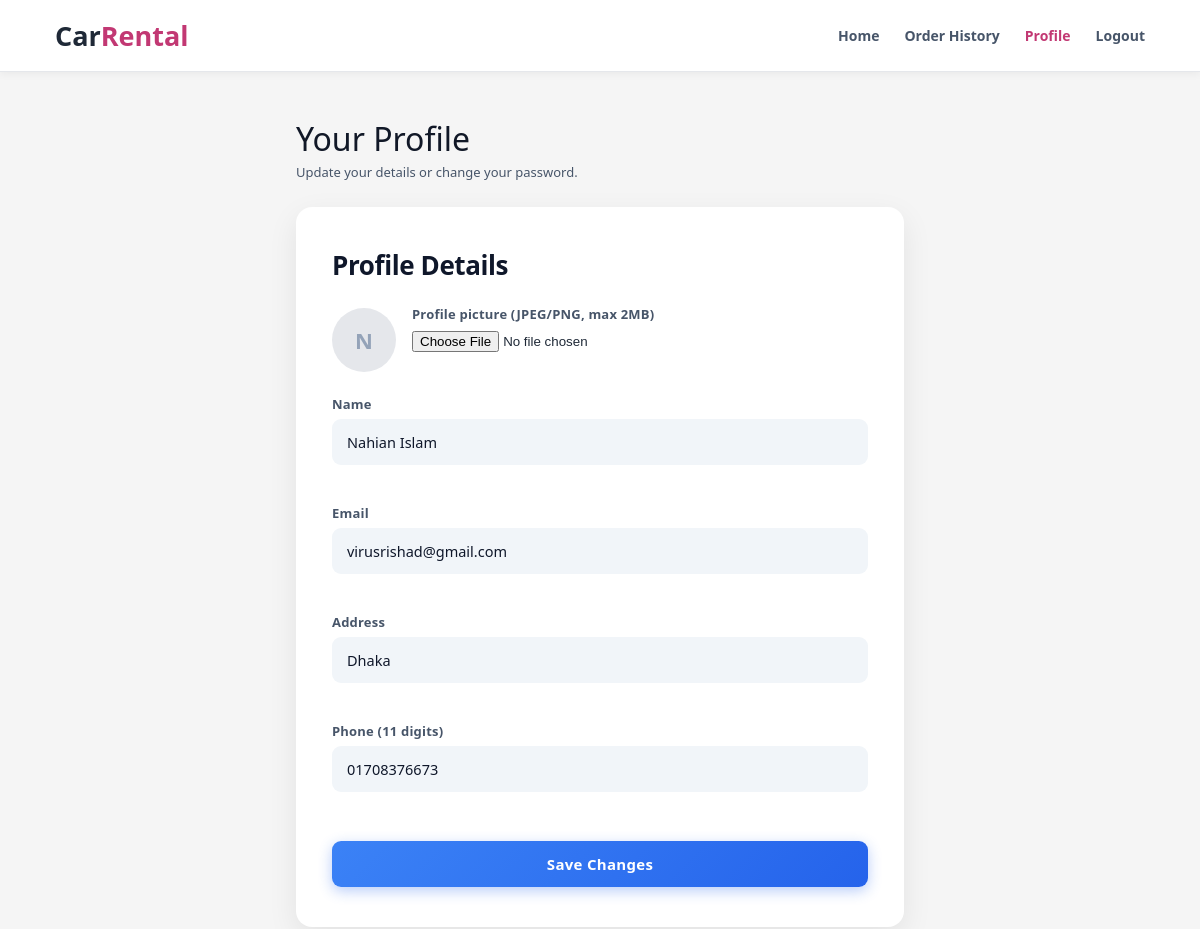
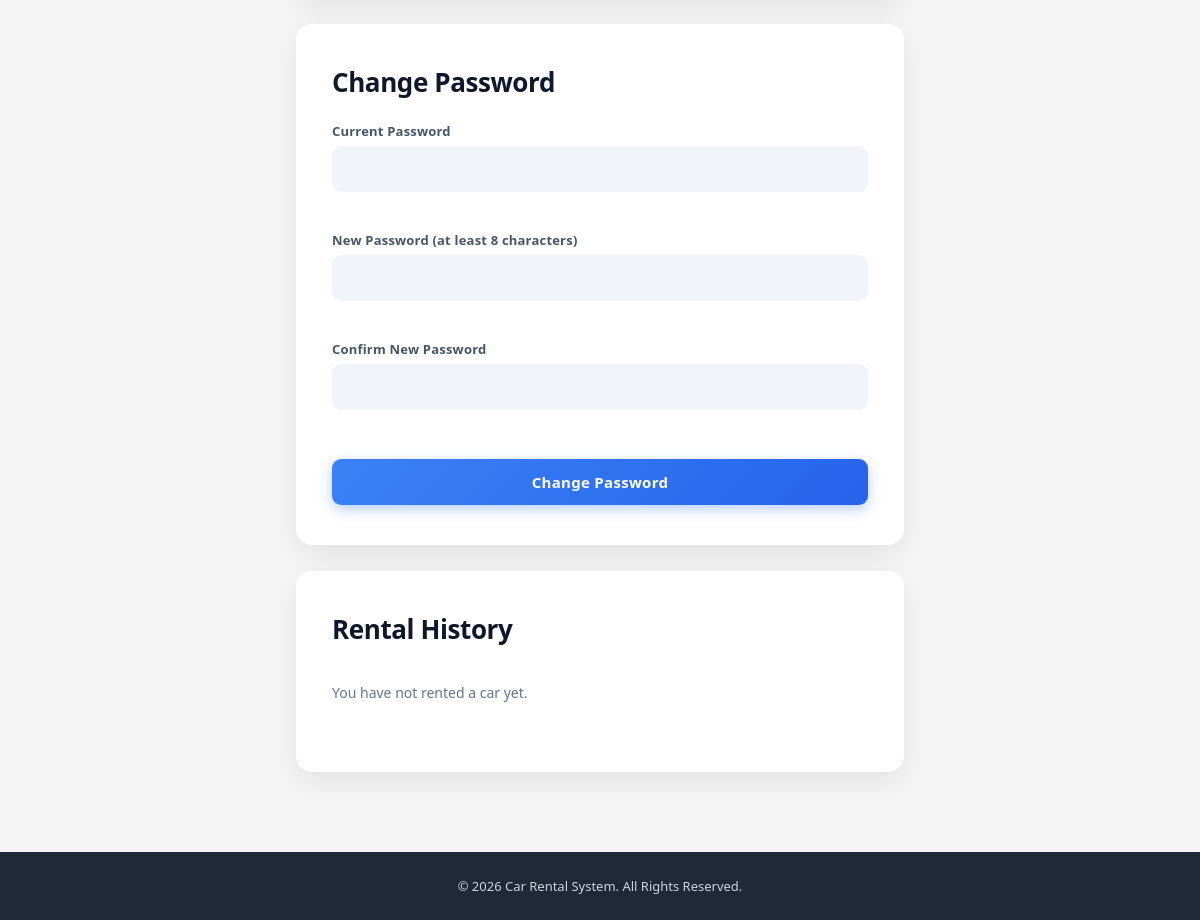
Screenshot of /views/profile.php (signed in) with the database file from the repository (2 pictures, top to bottom).
### tables this page shows
CREATE TABLE `users` (
  `id` int(10) UNSIGNED NOT NULL,
  `NAME` varchar(100) NOT NULL,
  `email` varchar(150) NOT NULL,
  `password_hash` varchar(255) NOT NULL,
  `role` enum('admin','member') NOT NULL DEFAULT 'member',
  `profile_picture` varchar(255) DEFAULT NULL,
  `address` varchar(255) DEFAULT NULL,
  `phone` varchar(20) DEFAULT NULL,
  `created_at` timestamp NOT NULL DEFAULT current_timestamp()
);

### controllers/profile_control.php (called while the page is built, shortened)
<?php
require_once __DIR__ . "/../models/db.php";
require_once __DIR__ . "/../models/session_helper.php";
$currentUser = requireLogin();
$userId      = $currentUser["id"];
$db = new mydb();
$conn = $db->openConn();
$userRow = $db->findUserById($conn, $userId);
$name = $userRow["name"];
$email = $userRow["email"];
$address = $userRow["address"] ?? "";
$phone = $userRow["phone"] ?? "";

### models/session_helper.php (called while the page is built, shortened)
<?php
require_once __DIR__ . "/db.php";
function requireLogin()
{
    $db   = new mydb();
    $conn = $db->openConn();
    $user = $db->findUserById($conn, $_SESSION["user_id"]);
    return $user;
}

### models/db.php (called while the page is built, shortened)
<?php
class mydb
{
    function findUserById($conn, $userId)
    {
        $sql = "SELECT id, NAME AS name, email, password_hash, role,
                       profile_picture, address, phone
                FROM users
                WHERE id = ?
                LIMIT 1";
        $stmt = $conn->prepare($sql);
        $stmt->bind_param("i", $userId);
        $stmt->execute();
        $result = $stmt->get_result();
        $row    = $result->fetch_assoc();
        return $row;
    }
    function findOrdersForUser($conn, $userId)
    {
        $sql = "SELECT o.id, o.start_date, o.end_date, o.total_cost,
                       o.STATUS AS status, o.payment_method, o.order_date,
                       c.NAME AS car_name, c.model, TRIM(c.TYPE) AS type,
                       c.price_per_day, c.image_path
                FROM orders o
                JOIN cars c ON c.id = o.car_id
                WHERE o.user_id = ?
                ORDER BY o.id DESC";
        $stmt = $conn->prepare($sql);
        $stmt->bind_param("i", $userId);
        $stmt->execute();
        $result = $stmt->get_result();
        $orders = array();
        return $orders;
    }
}

### controllers/profile_history.php (called while the page is built, shortened)
<?php
require_once __DIR__ . "/../models/db.php";
require_once __DIR__ . "/../models/session_helper.php";
if (isLoggedIn() && $_SESSION["role"] == "member") {
    $db   = new mydb();
    $conn = $db->openConn();
    $myOrders = $db->findOrdersForUser($conn, $_SESSION["user_id"]);
}

### views/profile.php (the view, shortened to what this page needs)
<?php
require_once __DIR__ . "/../controllers/profile_control.php";
require_once __DIR__ . "/../controllers/profile_history.php";
?>
<!DOCTYPE html>
<html lang="en">
<head>
    <link rel="stylesheet" href="../public/css/style.css">
</head>
<body class="homepage">
    <header class="homepage-header">
        <div class="logo">
            Car<span>Rental</span>
        </div>
        <nav>
            <a href="homepage.php">Home</a>
            <a href="order_history.php">Order History</a>
            <a href="profile.php" class="active">Profile</a>
            <a href="../controllers/login_control.php?logout=true">Logout</a>
        </nav>
    </header>
    <main class="profile-main">
        <div class="page-title">
            <div>
                <h1>Your Profile</h1>
                <p>Update your details or change your password.</p>
            </div>
        </div>
        <div class="form-box">
            <h2>Profile Details</h2>
            <form action="" method="post" id="profileForm"
                  onsubmit="return validateProfileForm();"
                  enctype="multipart/form-data" novalidate>
                <div class="profile-picture-row">
                    <?php
                    $pictureFile = "../public/uploads/profiles/" . $userRow["profile_picture"];
                    ?>
                    <?php if ($userRow["profile_picture"] != "" && file_exists($pictureFile)) { ?>
                        <img src="<?php echo htmlspecialchars($pictureFile); ?>" alt="Profile picture">
                    <?php } else { ?>
                        <div class="no-picture">
                            <?php echo htmlspecialchars(strtoupper(substr($userRow["name"], 0, 1))); ?>
                        </div>
                    <?php } ?>
                    <div>
                        <label for="profile_picture">Profile picture (JPEG/PNG, max 2MB)</label>
                        <input type="file" id="profile_picture" name="profile_picture" accept="image/jpeg,image/png">
                        <span class="error" id="pictureError"><?php echo htmlspecialchars($pictureError); ?></span>
                    </div>
                </div>
                <label for="name">Name</label>
                <input type="text" id="name" name="name" value="<?php echo htmlspecialchars($name); ?>">
                <span class="error" id="nameError"><?php echo htmlspecialchars($nameError); ?></span>
                <label for="email">Email</label>
                <input type="text" id="email" name="email" value="<?php echo htmlspecialchars($email); ?>">
                <span class="error" id="emailError"><?php echo htmlspecialchars($emailError); ?></span>
                <label for="address">Address</label>
                <input type="text" id="address" name="address" value="<?php echo htmlspecialchars($address); ?>">
                <span class="error" id="addressError"><?php echo htmlspecialchars($addressError); ?></span>
                <label for="phone">Phone (11 digits)</label>
                <input type="text" id="phone" name="phone" value="<?php echo htmlspecialchars($phone); ?>">
                <span class="error" id="phoneError"><?php echo htmlspecialchars($phoneError); ?></span>
                <input type="submit" name="update_profile" value="Save Changes">
            </form>
        </div>
        <div class="form-box">
            <h2>Change Password</h2>
            <form action="" method="post" id="passwordForm"
                  onsubmit="return validatePasswordForm();" novalidate>
                <label for="current_password">Current Password</label>
                <input type="password" id="current_password" name="current_password">
                <span class="error" id="currentPasswordError"><?php echo htmlspecialchars($currentPasswordError); ?></span>
                <label for="new_password">New Password (at least 8 characters)</label>
                <input type="password" id="new_password" name="new_password">
                <span class="error" id="newPasswordError"><?php echo htmlspecialchars($newPasswordError); ?></span>
                <label for="confirm_password">Confirm New Password</label>
                <input type="password" id="confirm_password" name="confirm_password">
                <span class="error" id="confirmPasswordError"><?php echo htmlspecialchars($confirmPasswordError); ?></span>
                <input type="submit" name="change_password" value="Change Password">
            </form>
        </div>
        <?php if ($currentUser["role"] == "member") { ?>
            <div class="form-box">
                <h2>Rental History</h2>
                <?php if (count($myOrders) > 0) { ?>
                    <div class="table-scroll">
                        <table class="history-table">
                            <thead>
                                <tr>
                                    <th>Order</th>
                                    <th>Car</th>
                                    <th>Collection</th>
                                    <th>Return</th>
                                    <th>Total</th>
                                    <th>Status</th>
                                </tr>
                            </thead>
                            <tbody>
                                <?php foreach ($myOrders as $oneOrder) { ?>
                                    <tr>
                                        <td data-label="Order">#<?php echo $oneOrder["id"]; ?></td>
                                        <td data-label="Car"><?php echo htmlspecialchars($oneOrder["car_name"]); ?></td>
                                        <td data-label="Collection"><?php echo date("d M Y", strtotime($oneOrder["start_date"])); ?></td>
                                        <td data-label="Return"><?php echo date("d M Y", strtotime($oneOrder["end_date"])); ?></td>
                                        <td data-label="Total"><?php echo number_format($oneOrder["total_cost"]); ?> BDT</td>
                                        <td data-label="Status">
                                            <span class="badge badge-<?php echo htmlspecialchars($oneOrder["status"]); ?>">
                                                <?php echo htmlspecialchars($oneOrder["status"]); ?>
                                            </span>
                                        </td>
                                    </tr>
                                <?php } ?>
                            </tbody>
                        </table>
                    </div>
                <?php } else { ?>
                    <p class="no-results">You have not rented a car yet.</p>
                <?php } ?>
            </div>
        <?php } ?>
    </main>
    <footer class="homepage-footer">
        <p>&copy; 2026 Car Rental System. All Rights Reserved.</p>
    </footer>
</body>
</html>

### public/css/style.css (style rules this page uses)
* { box-sizing: border-box; margin: 0; padding: 0; }
body { font-family: "Segoe UI", -apple-system, BlinkMacSystemFont, Roboto, Helvetica, Arial, sans-serif; background: linear-gradient(135deg, #1e293b 0%, #334155 50%, #1e3a5f 100%); background-attachment: fixed; min-height: 100vh; display: flex; align-items: center; justify-content: center; padding: 40px 16px; color: #1f2937; }
.form-box { width: 100%; max-width: 440px; background: #ffffff; padding: 40px 36px; border-radius: 16px; box-shadow: 0 20px 50px rgba(0, 0, 0, 0.28); animation: rise 0.4s ease; }
h2 { font-size: 26px; font-weight: 600; color: #0f172a; margin-bottom: 6px; letter-spacing: -0.4px; }
.form-box>h2+form { margin-top: 22px; }
label { display: block; margin-bottom: 6px; font-size: 13px; font-weight: 600; color: #475569; letter-spacing: 0.2px; }
input[type="text"], input[type="password"], select { width: 100%; padding: 12px 14px; font-size: 14.5px; font-family: inherit; color: #0f172a; background-color: #f1f5f9; border: 1.5px solid transparent; border-radius: 9px; outline: none; transition: border-color 0.18s ease, background-color 0.18s ease, box-shadow 0.18s ease; }
input::placeholder { color: #94a3b8; }
form label { margin-top: 16px; }
form label:first-of-type { margin-top: 0; }
.error { display: block; min-height: 17px; margin-top: 5px; font-size: 12.5px; font-weight: 500; color: #dc2626; }
input[type="submit"] { width: 100%; margin-top: 26px; padding: 13px; font-size: 15px; font-weight: 600; font-family: inherit; letter-spacing: 0.3px; color: #ffffff; background: linear-gradient(135deg, #3b82f6 0%, #2563eb 100%); border: none; border-radius: 9px; cursor: pointer; box-shadow: 0 4px 14px rgba(37, 99, 235, 0.32); transition: transform 0.15s ease, box-shadow 0.15s ease, filter 0.15s ease; }
body.homepage { display: block; padding: 0; min-height: 100vh; background: #f5f5f5; color: #1f2937; }
.homepage-header { width: 100%; height: 72px; background: #ffffff; display: flex; align-items: center; justify-content: space-between; padding: 0 55px; border-bottom: 1px solid #e5e7eb; box-shadow: 0 2px 8px rgba(0, 0, 0, 0.05); }
.logo { font-size: 27px; font-weight: 700; color: #1f2937; }
.logo span { color: #c23873; }
.homepage-header nav { display: flex; align-items: center; gap: 25px; }
.homepage-header nav a { color: #475569; text-decoration: none; font-size: 14px; font-weight: 600; transition: 0.2s; }
.homepage-header nav a:hover, .homepage-header nav a.active { color: #c23873; }
.page-title { display: flex; align-items: flex-start; justify-content: space-between; margin-bottom: 15px; }
.page-title h1 { font-size: 32px; font-weight: 400; color: #111827; margin-bottom: 3px; }
.page-title p { font-size: 13px; color: #475569; }
.homepage-footer { background: #1f2937; color: #cbd5e1; text-align: center; padding: 25px; margin-top: 20px; font-size: 13px; }
.no-results { padding: 30px 0; color: #64748b; font-size: 14px; }
.profile-main { max-width: 640px; margin: 0 auto; padding: 45px 16px 60px; display: flex; flex-direction: column; gap: 26px; }
.profile-main .page-title { margin-bottom: 0; }
.profile-main .form-box { max-width: none; width: 100%; box-shadow: 0 10px 30px rgba(0, 0, 0, 0.08); animation: none; }
.profile-picture-row { display: flex; align-items: center; gap: 16px; margin-bottom: 20px; }
.profile-picture-row .no-picture { width: 64px; height: 64px; border-radius: 50%; background: #e5e7eb; display: flex; align-items: center; justify-content: center; font-size: 22px; font-weight: 600; color: #94a3b8; }
.error { display: block; margin-top: 6px; color: #b91c1c; font-size: 12px; }

### rows the page displays
users: NAME "N", name "Nahian Islam", email "virusrishad@gmail.com", address "Dhaka", phone "01708376673"
